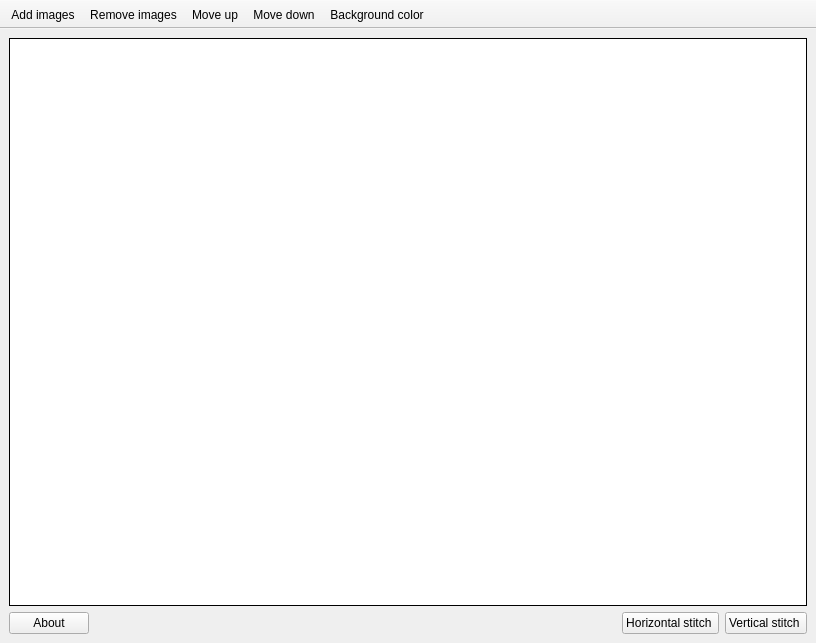
<?xml version="1.0" encoding="UTF-8"?>
<ui version="4.0">
 <class>QuickStitchWindow</class>
 <widget class="QMainWindow" name="QuickStitchWindow">
  <property name="geometry">
   <rect>
    <x>0</x>
    <y>0</y>
    <width>816</width>
    <height>643</height>
   </rect>
  </property>
  <property name="minimumSize">
   <size>
    <width>816</width>
    <height>643</height>
   </size>
  </property>
  <property name="contextMenuPolicy">
   <enum>Qt::NoContextMenu</enum>
  </property>
  <property name="windowTitle">
   <string>Quick Stitch</string>
  </property>
  <widget class="QWidget" name="centralwidget">
   <layout class="QVBoxLayout" name="verticalLayout">
    <item>
     <widget class="QListWidget" name="imageListWidget">
      <property name="frameShape">
       <enum>QFrame::Box</enum>
      </property>
      <property name="frameShadow">
       <enum>QFrame::Plain</enum>
      </property>
      <property name="dragEnabled">
       <bool>false</bool>
      </property>
      <property name="dragDropMode">
       <enum>QAbstractItemView::NoDragDrop</enum>
      </property>
      <property name="defaultDropAction">
       <enum>Qt::CopyAction</enum>
      </property>
      <property name="alternatingRowColors">
       <bool>false</bool>
      </property>
      <property name="selectionMode">
       <enum>QAbstractItemView::SingleSelection</enum>
      </property>
      <property name="iconSize">
       <size>
        <width>100</width>
        <height>100</height>
       </size>
      </property>
      <property name="movement">
       <enum>QListView::Static</enum>
      </property>
      <property name="flow">
       <enum>QListView::TopToBottom</enum>
      </property>
      <property name="resizeMode">
       <enum>QListView::Adjust</enum>
      </property>
      <property name="viewMode">
       <enum>QListView::ListMode</enum>
      </property>
      <property name="uniformItemSizes">
       <bool>true</bool>
      </property>
      <property name="selectionRectVisible">
       <bool>true</bool>
      </property>
     </widget>
    </item>
    <item>
     <layout class="QHBoxLayout" name="horizontalLayout">
      <item>
       <widget class="QPushButton" name="aboutButton">
        <property name="text">
         <string>About</string>
        </property>
       </widget>
      </item>
      <item>
       <spacer name="horizontalSpacer">
        <property name="orientation">
         <enum>Qt::Horizontal</enum>
        </property>
        <property name="sizeHint" stdset="0">
         <size>
          <width>40</width>
          <height>20</height>
         </size>
        </property>
       </spacer>
      </item>
      <item>
       <widget class="QPushButton" name="hStitchButton">
        <property name="text">
         <string>Horizontal stitch </string>
        </property>
       </widget>
      </item>
      <item>
       <widget class="QPushButton" name="vStitchButton">
        <property name="text">
         <string>Vertical stitch </string>
        </property>
       </widget>
      </item>
     </layout>
    </item>
   </layout>
  </widget>
  <widget class="QToolBar" name="toolBar">
   <property name="minimumSize">
    <size>
     <width>0</width>
     <height>0</height>
    </size>
   </property>
   <property name="contextMenuPolicy">
    <enum>Qt::NoContextMenu</enum>
   </property>
   <property name="windowTitle">
    <string>optionMenu</string>
   </property>
   <property name="movable">
    <bool>false</bool>
   </property>
   <property name="allowedAreas">
    <set>Qt::TopToolBarArea</set>
   </property>
   <property name="iconSize">
    <size>
     <width>22</width>
     <height>40</height>
    </size>
   </property>
   <property name="toolButtonStyle">
    <enum>Qt::ToolButtonTextUnderIcon</enum>
   </property>
   <property name="floatable">
    <bool>false</bool>
   </property>
   <attribute name="toolBarArea">
    <enum>TopToolBarArea</enum>
   </attribute>
   <attribute name="toolBarBreak">
    <bool>false</bool>
   </attribute>
   <addaction name="actionAddImages"/>
   <addaction name="actionRemoveImages"/>
   <addaction name="actionMoveUp"/>
   <addaction name="actionMoveDown"/>
   <addaction name="actionBackground_color"/>
  </widget>
  <action name="actionAddImages">
   <property name="text">
    <string>Add images</string>
   </property>
   <property name="toolTip">
    <string>add multiple images to list</string>
   </property>
  </action>
  <action name="actionRemoveImages">
   <property name="text">
    <string>Remove images</string>
   </property>
   <property name="toolTip">
    <string>remove images</string>
   </property>
  </action>
  <action name="actionMoveUp">
   <property name="text">
    <string>Move up</string>
   </property>
   <property name="toolTip">
    <string>move selected image to up</string>
   </property>
  </action>
  <action name="actionMoveDown">
   <property name="text">
    <string>Move down</string>
   </property>
   <property name="toolTip">
    <string>move selecetd image to down</string>
   </property>
  </action>
  <action name="actionBackground_color">
   <property name="text">
    <string>Background color</string>
   </property>
  </action>
 </widget>
 <resources/>
 <connections/>
</ui>
